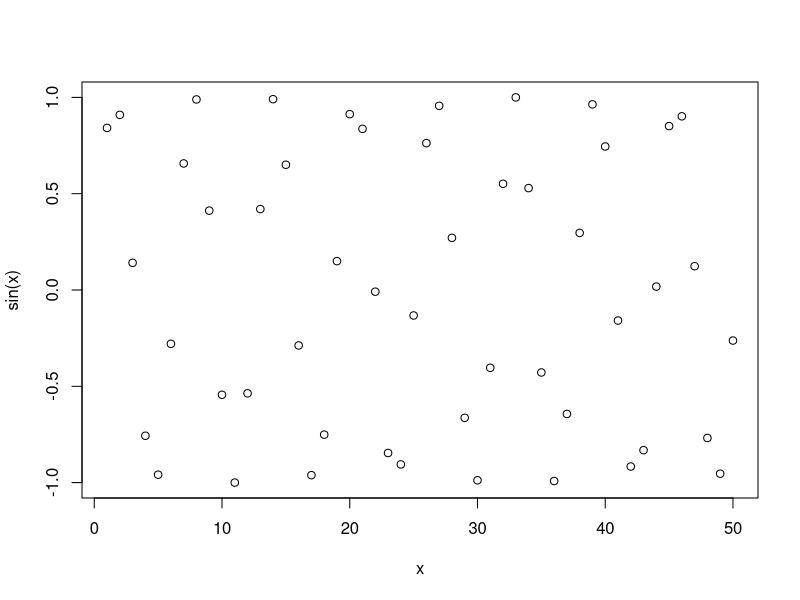
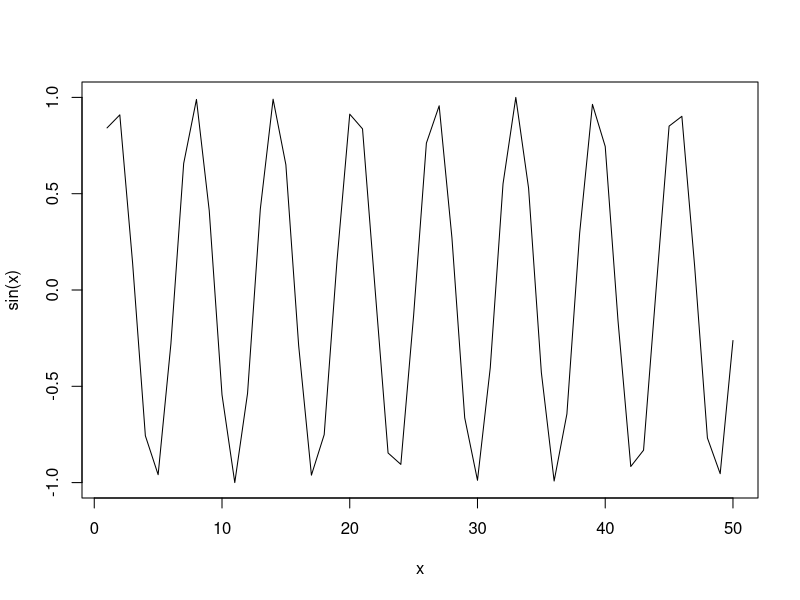
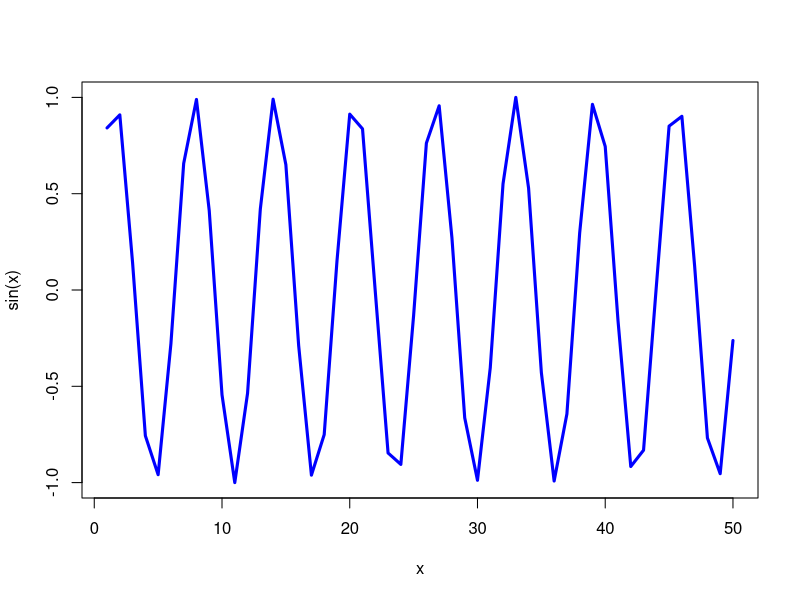
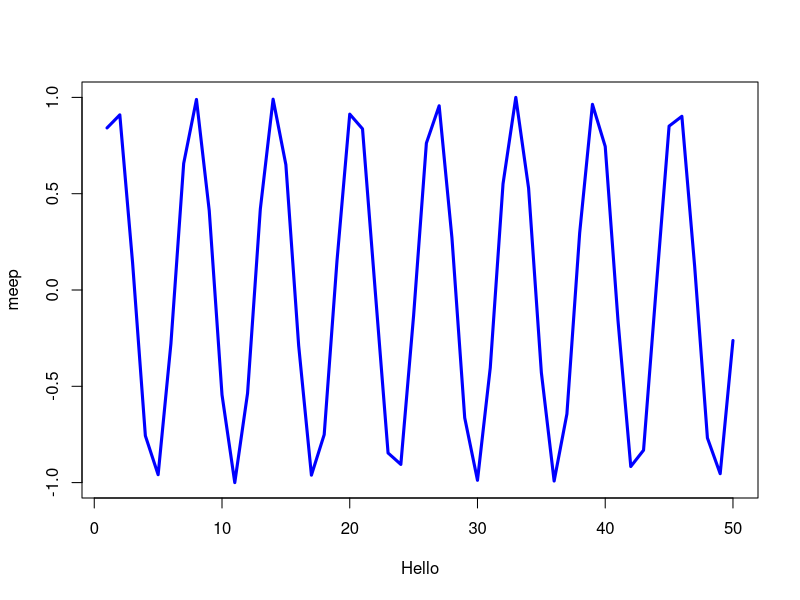
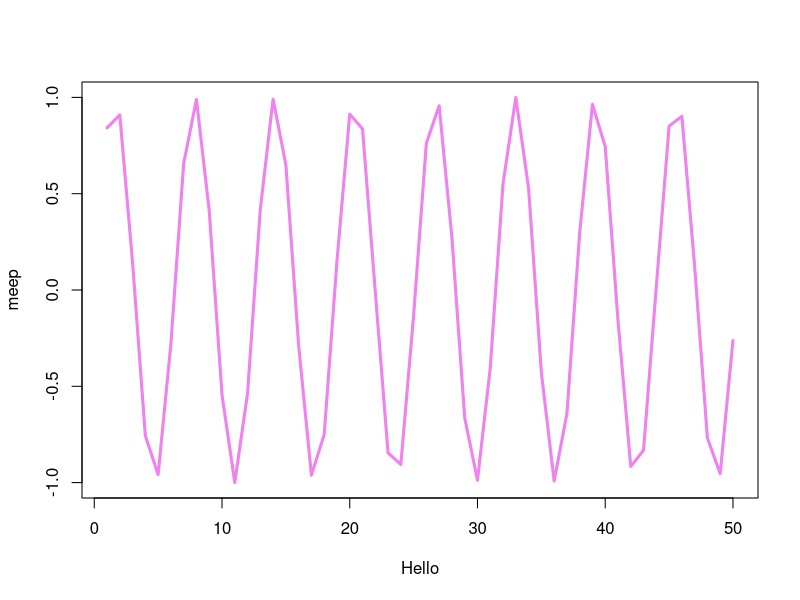

These charts were generated, in order, by the following R code:
# My first R script

x <- 1:50
plot(x, sin(x))
plot(x, sin(x), typ="l")
plot(x, sin(x), typ="l", col="blue", lwd=3)
plot(x, sin(x), typ="l", col="blue", lwd=3, xlab="Hello", ylab="meep")
plot(x, sin(x), typ="l", col="violet", lwd=3, xlab="Hello", ylab="meep")
